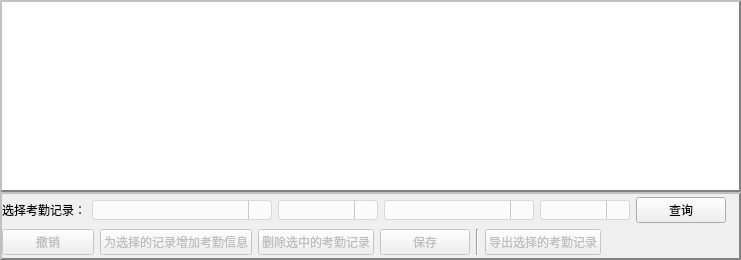
          <widget class="QWidget" name="tab3">
           <attribute name="icon">
            <iconset resource="image.qrc">
             <normaloff>:/images/images/else/detail.png</normaloff>:/images/images/else/detail.png</iconset>
           </attribute>
           <attribute name="title">
            <string>考勤细节</string>
           </attribute>
           <layout class="QVBoxLayout" name="verticalLayout_2">
            <property name="spacing">
             <number>0</number>
            </property>
            <property name="leftMargin">
             <number>0</number>
            </property>
            <property name="topMargin">
             <number>0</number>
            </property>
            <property name="rightMargin">
             <number>0</number>
            </property>
            <property name="bottomMargin">
             <number>0</number>
            </property>
            <item>
             <widget class="QTableView" name="tbViewAttendance">
              <property name="styleSheet">
               <string notr="true">QWidget#tbViewAttendance
{
border: 2px solid gray; 
border-style:outset;
}</string>
              </property>
             </widget>
            </item>
            <item>
             <widget class="QWidget" name="widget_2" native="true">
              <property name="styleSheet">
               <string notr="true">QWidget#widget_2
{
border: 2px solid gray; 
border-style:outset;
}</string>
              </property>
              <layout class="QVBoxLayout" name="verticalLayout_4">
               <property name="leftMargin">
                <number>2</number>
               </property>
               <property name="topMargin">
                <number>5</number>
               </property>
               <property name="rightMargin">
                <number>2</number>
               </property>
               <property name="bottomMargin">
                <number>5</number>
               </property>
               <item>
                <layout class="QHBoxLayout" name="horizontalLayout_3">
                 <item>
                  <widget class="QLabel" name="label_2">
                   <property name="maximumSize">
                    <size>
                     <width>110</width>
                     <height>16777215</height>
                    </size>
                   </property>
                   <property name="styleSheet">
                    <string notr="true"/>
                   </property>
                   <property name="text">
                    <string>选择考勤记录：</string>
                   </property>
                  </widget>
                 </item>
                 <item>
                  <widget class="QComboBox" name="cbxLessonAndClass">
                   <property name="minimumSize">
                    <size>
                     <width>180</width>
                     <height>0</height>
                    </size>
                   </property>
                   <property name="styleSheet">
                    <string notr="true">QComboBox{border:1px solid #d7d7d7; border-radius: 3px; padding: 1px 18px 1px 3px;} 
QComboBox:editable{ background: white; }
QComboBox:!editable{ background: #fbfbfb; color:#666666}
QComboBox::drop-down{ subcontrol-origin: padding; subcontrol-position: top right; width: 22px; border-left-width: 1px; border-left-color: #c9c9c9; border-left-style: solid;  border-top-right-radius: 3px;border-bottom-right-radius: 3px; }
QComboBox::down-arrow:on {
top: 1px; left: 1px;
image:url(:/images/images/TiTleBar/setting_white_down.png);
}
QComboBox::down-arrow { 
image: url(:/images/images/TiTleBar/setting_white_normal.png);
}
QComboBox:hover{
border:2px solid rgb(50, 180, 250);

}
</string>
                   </property>
                  </widget>
                 </item>
                 <item>
                  <widget class="QComboBox" name="cbxWeek">
                   <property name="minimumSize">
                    <size>
                     <width>100</width>
                     <height>0</height>
                    </size>
                   </property>
                   <property name="maximumSize">
                    <size>
                     <width>70</width>
                     <height>16777215</height>
                    </size>
                   </property>
                   <property name="styleSheet">
                    <string notr="true">QComboBox{border:1px solid #d7d7d7; border-radius: 3px; padding: 1px 18px 1px 3px;} 
QComboBox:editable{ background: white; }
QComboBox:!editable{ background: #fbfbfb; color:#666666}
QComboBox::drop-down{ subcontrol-origin: padding; subcontrol-position: top right; width: 22px; border-left-width: 1px; border-left-color: #c9c9c9; border-left-style: solid;  border-top-right-radius: 3px;border-bottom-right-radius: 3px; }
QComboBox::down-arrow:on {
top: 1px; left: 1px;
image:url(:/images/images/TiTleBar/setting_white_down.png);
}
QComboBox::down-arrow { 
image: url(:/images/images/TiTleBar/setting_white_normal.png);
}
QComboBox:hover{
border:2px solid rgb(50, 180, 250);

}
</string>
                   </property>
                  </widget>
                 </item>
                 <item>
                  <widget class="QComboBox" name="cbxZhou">
                   <property name="minimumSize">
                    <size>
                     <width>150</width>
                     <height>0</height>
                    </size>
                   </property>
                   <property name="maximumSize">
                    <size>
                     <width>16777215</width>
                     <height>16777215</height>
                    </size>
                   </property>
                   <property name="styleSheet">
                    <string notr="true">QComboBox{border:1px solid #d7d7d7; border-radius: 3px; padding: 1px 18px 1px 3px;} 
QComboBox:editable{ background: white; }
QComboBox:!editable{ background: #fbfbfb; color:#666666}
QComboBox::drop-down{ subcontrol-origin: padding; subcontrol-position: top right; width: 22px; border-left-width: 1px; border-left-color: #c9c9c9; border-left-style: solid;  border-top-right-radius: 3px;border-bottom-right-radius: 3px; }
QComboBox::down-arrow:on {
top: 1px; left: 1px;
image:url(:/images/images/TiTleBar/setting_white_down.png);
}
QComboBox::down-arrow { 
image: url(:/images/images/TiTleBar/setting_white_normal.png);
}
QComboBox:hover{
border:2px solid rgb(50, 180, 250);

}
</string>
                   </property>
                  </widget>
                 </item>
                 <item>
                  <widget class="QComboBox" name="cbxTime">
                   <property name="maximumSize">
                    <size>
                     <width>16777215</width>
                     <height>16777215</height>
                    </size>
                   </property>
                   <property name="styleSheet">
                    <string notr="true">QComboBox{border:1px solid #d7d7d7; border-radius: 3px; padding: 1px 18px 1px 3px;} 
QComboBox:editable{ background: white; }
QComboBox:!editable{ background: #fbfbfb; color:#666666}
QComboBox::drop-down{ subcontrol-origin: padding; subcontrol-position: top right; width: 22px; border-left-width: 1px; border-left-color: #c9c9c9; border-left-style: solid;  border-top-right-radius: 3px;border-bottom-right-radius: 3px; }
QComboBox::down-arrow:on {
top: 1px; left: 1px;
image:url(:/images/images/TiTleBar/setting_white_down.png);
}
QComboBox::down-arrow { 
image: url(:/images/images/TiTleBar/setting_white_normal.png);
}
QComboBox:hover{
border:2px solid rgb(50, 180, 250);

}
</string>
                   </property>
                  </widget>
                 </item>
                 <item>
                  <widget class="QPushButton" name="tab3searchAttendanceBtn">
                   <property name="minimumSize">
                    <size>
                     <width>90</width>
                     <height>0</height>
                    </size>
                   </property>
                   <property name="text">
                    <string>查询</string>
                   </property>
                  </widget>
                 </item>
                 <item>
                  <widget class="QLabel" name="labRecordInfo">
                   <property name="styleSheet">
                    <string notr="true">QLabel
{
	color:blue;
}</string>
                   </property>
                   <property name="text">
                    <string/>
                   </property>
                  </widget>
                 </item>
                 <item>
                  <spacer name="horizontalSpacer_5">
                   <property name="orientation">
                    <enum>Qt::Horizontal</enum>
                   </property>
                   <property name="sizeHint" stdset="0">
                    <size>
                     <width>0</width>
                     <height>20</height>
                    </size>
                   </property>
                  </spacer>
                 </item>
                </layout>
               </item>
               <item>
                <layout class="QHBoxLayout" name="horizontalLayout_4">
                 <item>
                  <widget class="QPushButton" name="cancelEditAtBtn">
                   <property name="enabled">
                    <bool>false</bool>
                   </property>
                   <property name="minimumSize">
                    <size>
                     <width>92</width>
                     <height>0</height>
                    </size>
                   </property>
                   <property name="text">
                    <string>撤销</string>
                   </property>
                  </widget>
                 </item>
                 <item>
                  <widget class="QPushButton" name="tab3addAttendanceBtn">
                   <property name="enabled">
                    <bool>false</bool>
                   </property>
                   <property name="text">
                    <string>为选择的记录增加考勤信息</string>
                   </property>
                  </widget>
                 </item>
                 <item>
                  <widget class="QPushButton" name="tab3deleteAttendanceBtn">
                   <property name="enabled">
                    <bool>false</bool>
                   </property>
                   <property name="text">
                    <string>删除选中的考勤记录</string>
                   </property>
                  </widget>
                 </item>
                 <item>
                  <widget class="QPushButton" name="tab3saveAttendanceBtn">
                   <property name="enabled">
                    <bool>false</bool>
                   </property>
                   <property name="minimumSize">
                    <size>
                     <width>90</width>
                     <height>0</height>
                    </size>
                   </property>
                   <property name="text">
                    <string>保存</string>
                   </property>
                  </widget>
                 </item>
                 <item>
                  <widget class="Line" name="line">
                   <property name="orientation">
                    <enum>Qt::Vertical</enum>
                   </property>
                  </widget>
                 </item>
                 <item>
                  <widget class="QPushButton" name="tab3downloadAttendanceBtn">
                   <property name="enabled">
                    <bool>false</bool>
                   </property>
                   <property name="text">
                    <string>导出选择的考勤记录</string>
                   </property>
                  </widget>
                 </item>
                 <item>
                  <spacer name="horizontalSpacer_2">
                   <property name="orientation">
                    <enum>Qt::Horizontal</enum>
                   </property>
                   <property name="sizeHint" stdset="0">
                    <size>
                     <width>40</width>
                     <height>20</height>
                    </size>
                   </property>
                  </spacer>
                 </item>
                </layout>
               </item>
              </layout>
             </widget>
            </item>
           </layout>
          </widget>
